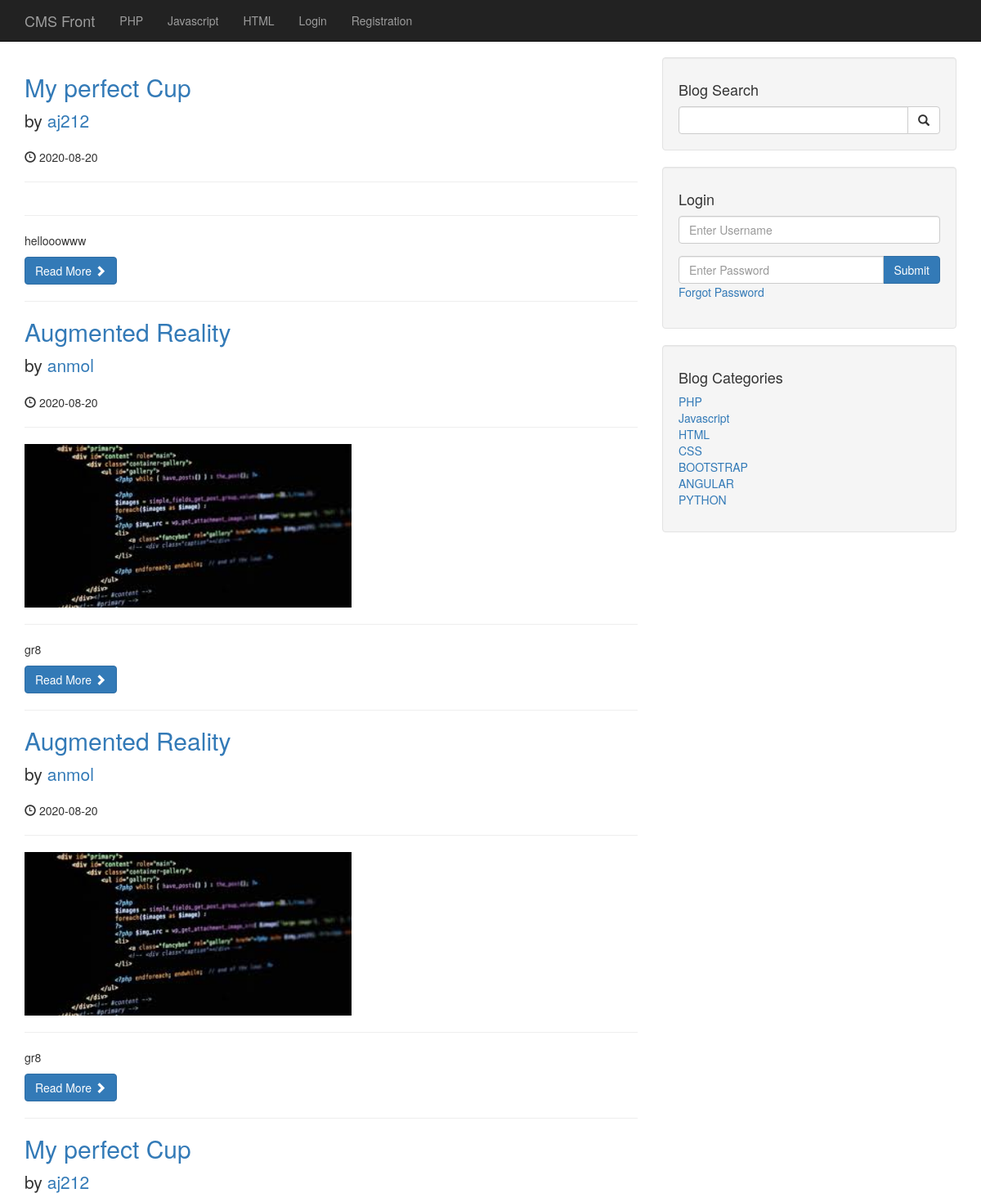
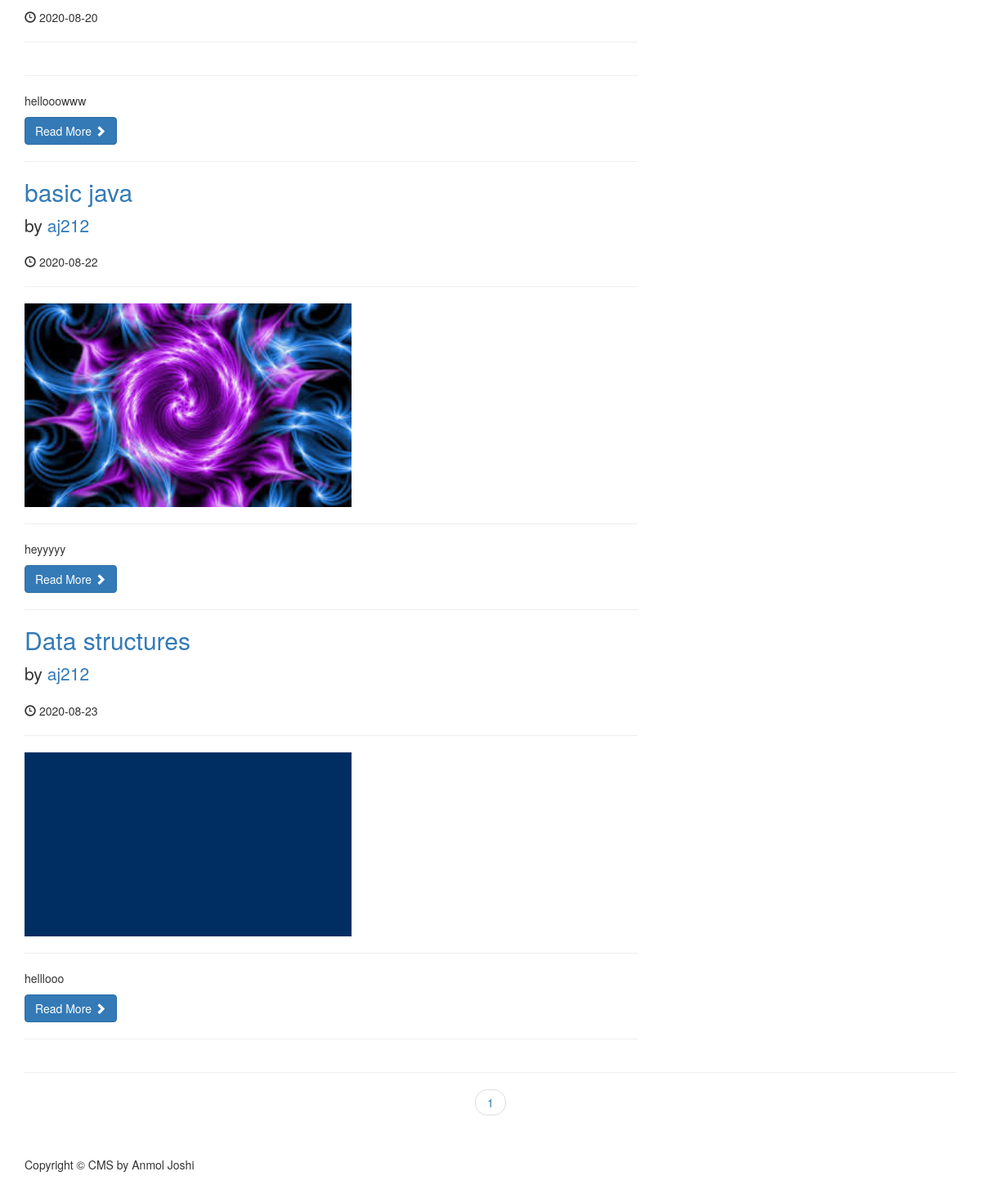
The page / on the database its author committed (2 pictures, top to bottom).
### tables this page shows
CREATE TABLE `categories` (
  `cat_id` int(3) NOT NULL,
  `cat_title` varchar(255) NOT NULL
);

CREATE TABLE `posts` (
  `post_id` int(3) NOT NULL,
  `post_category_id` int(3) NOT NULL,
  `post_title` varchar(255) NOT NULL,
  `post_author` varchar(255) NOT NULL,
  `post_user` varchar(255) NOT NULL,
  `post_date` date NOT NULL,
  `post_image` text NOT NULL,
  `post_content` text NOT NULL,
  `post_tags` varchar(255) NOT NULL,
  `post_comment_count` varchar(255) NOT NULL,
  `post_status` varchar(255) NOT NULL DEFAULT 'draft',
  `post_views_count` int(11) NOT NULL,
  `likes` int(11) NOT NULL
);

### admin/functions.php (called while the page is built, shortened)
<?php
function isLoggedIn(){
    return false;
}
  function imagePlaceholder($image=''){
    if(!$image){
      return '1467776.jpg';
    }
    else{
      return $image;
    }
  }
?>

### index.php (the view, shortened to what this page needs)
 <?php  include "includes/header.php"; ?>
    <?php  include "includes/nav.php"; ?>
    <div class="container">
        <div class="row">
            <div class="col-md-8">
             <?php
             $per_page = 10;
            if(isset($_GET['page'])) {
            $page = $_GET['page'];
            } else {
                $page = "";
            }
            if($page == "" || $page == 1) {
                $page_1 = 0;
            } else {
                $page_1 = ($page * $per_page) - $per_page;
            }
         if(isset($_SESSION['user_role']) && $_SESSION['user_role'] == 'admin' ) {
        $post_query_count = "SELECT * FROM posts";
         } else {
         $post_query_count = "SELECT * FROM posts WHERE post_status = 'published'";
         }
        $find_count = mysqli_query($connection,$post_query_count);
        $count = mysqli_num_rows($find_count);
        if($count < 1) {
            echo "<h1 class='text-center'>No posts available</h1>";
        } else {
        $count  = ceil($count /$per_page);
        $query = "SELECT * FROM posts LIMIT $page_1, $per_page";
        $select_all_posts_query = mysqli_query($connection,$query);
        while($row = mysqli_fetch_assoc($select_all_posts_query)) {
        $post_id = $row['post_id'];
        $post_title = $row['post_title'];
        $post_author = $row['post_user'];
        $post_date = $row['post_date'];
        $post_image = $row['post_image'];
        $post_content = substr($row['post_content'],0,400);
        ?>
                <h2>
                    <a href="post/<?php echo $post_id; ?>"><?php echo $post_title ?></a>
                </h2>
                <p class="lead">
                    by <a href="author_posts.php?author=<?php echo $post_author ?>&p_id=<?php echo $post_id; ?>"><?php echo $post_author ?></a>
                </p>
                <p><span class="glyphicon glyphicon-time"></span> <?php echo $post_date ?></p>
                <hr>
                <a href="post.php?p_id=<?php echo $post_id; ?>">
                <img width='400' length='500' class="img-responsive" src="images/<?php echo imagePlaceholder($post_image) ;?>" alt="">
                </a>
                <hr>
                <p><?php echo $post_content ?></p>
                <a class="btn btn-primary" href="post.php?p_id=<?php echo $post_id; ?>">Read More <span class="glyphicon glyphicon-chevron-right"></span></a>
                <hr>
   <?php }  } ?>
            </div>
            <?php include "includes/sidebar.php";?>
        </div>
        <hr>
        <ul class="pager">
        <?php
        for($i =1; $i <= $count; $i++) {
        if($i == $page) {
             echo "<li '><a class='active_link' href='index.php?page={$i}'>{$i}</a></li>";
        }  else {
            echo "<li '><a href='index.php?page={$i}'>{$i}</a></li>";
        }
        }
         ?>
        </ul>
<?php include "includes/footer.php";?>

### includes/header.php (shortened to what this page needs)
<?php require_once 'admin/functions.php'; ?>
<!DOCTYPE html>
<html lang="en">
<head>
    <link href="/cms/css/bootstrap.min.css" rel="stylesheet">
    <link href="/cms/css/blog-home.css" rel="stylesheet">
    <link href="/cms/css/styles.css" rel="stylesheet">
</head>
<body>

### includes/nav.php (shortened to what this page needs)
<nav class="navbar navbar-inverse navbar-fixed-top" role="navigation">
     <div class="container">
         <div class="navbar-header">
             <a class="navbar-brand" href="/cms">CMS Front</a>
         </div>
         <div class="collapse navbar-collapse" id="bs-example-navbar-collapse-1">
             <ul class="nav navbar-nav">
               <?php
 $query = "SELECT * FROM categories LIMIT 3";
 $select_all_categories_query = mysqli_query($connection,$query);
 while($row = mysqli_fetch_assoc($select_all_categories_query)) {
    $cat_title = $row['cat_title'];
    $cat_id = $row['cat_id'];
     echo "<li><a href='/cms/category/{$cat_id}'>{$cat_title}</a></li>";
 }
 ?>
                 <?php if(isLoggedIn()): ?>
                     <li>
                         <a href="admin">Admin</a>
                     </li>
                     <li>
                         <a href="/cms/includes/logout.php">Logout</a>
                     </li>
                 <?php else: ?>
                     <li>
                         <a href="/cms/login.php">Login</a>
                     </li>
                 <?php endif; ?>
                  <li>
                     <a href="/cms/registration">Registration</a>
                 </li>
             </ul>
         </div>
     </div>
 </nav>

### includes/sidebar.php (shortened to what this page needs)
<div class="col-md-4">
<div class="well">
    <h4>Blog Search</h4>
    <form action="search.php" method="post">
    <div class="input-group">
        <input name="search" type="text" class="form-control">
        <span class="input-group-btn">
            <button name="submit" class="btn btn-default" type="submit">
                <span class="glyphicon glyphicon-search"></span>
        </button>
        </span>
    </div>
    </form>
</div>
<div class="well">
<?php if(isset($_SESSION['user_role'])): ?>
<h4>Logged in as <?php echo $_SESSION['username'] ?></h4>
<a href="includes/logout.php" class="btn btn-primary">Logout</a>
<?php else: ?>
<h4>Login</h4>
<form method="post">
<div class="form-group">
    <input name="username" type="text" class="form-control" placeholder="Enter Username">
</div>
  <div class="input-group">
    <input name="password" type="password" class="form-control" placeholder="Enter Password">
    <span class="input-group-btn">
       <button class="btn btn-primary" name="login" type="submit">Submit
       </button>
    </span>
   </div>
    <div class="form-group">
        <a href="forgot.php?forgot=<?php echo uniqid(true); ?>">Forgot Password</a>
    </div>
</form>
<?php endif; ?>
</div>
<div class="well">
<?php
$query = "SELECT * FROM categories";
$select_categories_sidebar = mysqli_query($connection,$query);
?>
 <h4>Blog Categories</h4>
    <div class="row">
        <div class="col-lg-12">
            <ul class="list-unstyled">
              <?php
while($row = mysqli_fetch_assoc($select_categories_sidebar )) {
$cat_title = $row['cat_title'];
$cat_id = $row['cat_id'];
echo "<li><a href='category.php?category=$cat_id'>{$cat_title}</a></li>";
}
            ?>
            </ul>
        </div>
    </div>
</div>
</div>

### includes/footer.php (shortened to what this page needs)
        <footer>
            <div class="row">
                <div class="col-lg-12">
                    <p>Copyright &copy; CMS by Anmol Joshi</p>
                </div>
            </div>
        </footer>
    </div>
</body>
</html>

### css/blog-home.css (style rules this page uses)
body { padding-top: 70px; }
footer { margin: 50px 0; }

### rows shown on the page
categories: cat_title "PHP"
categories: cat_title "Javascript"
categories: cat_title "HTML"
posts: post_title "My perfect Cup", post_user "aj212", post_date "2020-08-20", post_content "hellooowww"
posts: post_title "Augmented Reality", post_user "anmol", post_date "2020-08-20", post_image (picture), post_content "gr8"
posts: post_title "Augmented Reality", post_user "anmol", post_date "2020-08-20", post_image (picture), post_content "gr8"
posts: post_title "My perfect Cup", post_user "aj212", post_date "2020-08-20", post_content "hellooowww"
posts: post_title "basic java", post_user "aj212", post_date "2020-08-22", post_image (picture), post_content "heyyyyy"
posts: post_title "Data structures", post_user "aj212", post_date "2020-08-23", post_image (picture), post_content "helllooo"
categories: cat_title "CSS"
categories: cat_title "BOOTSTRAP"
categories: cat_title "ANGULAR"
categories: cat_title "PYTHON"
